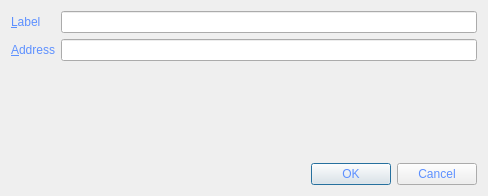
<?xml version="1.0" encoding="UTF-8"?>
<ui version="4.0">
 <class>EditAddressDialog</class>
 <widget class="QDialog" name="EditAddressDialog">
  <property name="geometry">
   <rect>
    <x>0</x>
    <y>0</y>
    <width>488</width>
    <height>196</height>
   </rect>
  </property>
  <property name="windowTitle">
   <string>Edit Address</string>
  </property>
  <property name="styleSheet">
   <string notr="true">background-image: url(:/images/bkg2);
color: rgb(93, 144, 255);
font: 11pt &quot;MS Shell Dlg 2&quot;;</string>
  </property>
  <layout class="QVBoxLayout" name="verticalLayout">
   <item>
    <layout class="QFormLayout" name="formLayout">
     <property name="fieldGrowthPolicy">
      <enum>QFormLayout::AllNonFixedFieldsGrow</enum>
     </property>
     <item row="0" column="0">
      <widget class="QLabel" name="label">
       <property name="text">
        <string>&amp;Label</string>
       </property>
       <property name="buddy">
        <cstring>labelEdit</cstring>
       </property>
      </widget>
     </item>
     <item row="0" column="1">
      <widget class="QLineEdit" name="labelEdit">
       <property name="toolTip">
        <string>The label associated with this address book entry</string>
       </property>
      </widget>
     </item>
     <item row="1" column="0">
      <widget class="QLabel" name="label_2">
       <property name="text">
        <string>&amp;Address</string>
       </property>
       <property name="buddy">
        <cstring>addressEdit</cstring>
       </property>
      </widget>
     </item>
     <item row="1" column="1">
      <widget class="QLineEdit" name="addressEdit">
       <property name="toolTip">
        <string>The address associated with this address book entry. This can only be modified for sending addresses.</string>
       </property>
      </widget>
     </item>
    </layout>
   </item>
   <item>
    <widget class="QDialogButtonBox" name="buttonBox">
     <property name="orientation">
      <enum>Qt::Horizontal</enum>
     </property>
     <property name="standardButtons">
      <set>QDialogButtonBox::Cancel|QDialogButtonBox::Ok</set>
     </property>
    </widget>
   </item>
  </layout>
 </widget>
 <resources/>
 <connections>
  <connection>
   <sender>buttonBox</sender>
   <signal>accepted()</signal>
   <receiver>EditAddressDialog</receiver>
   <slot>accept()</slot>
   <hints>
    <hint type="sourcelabel">
     <x>248</x>
     <y>254</y>
    </hint>
    <hint type="destinationlabel">
     <x>157</x>
     <y>274</y>
    </hint>
   </hints>
  </connection>
  <connection>
   <sender>buttonBox</sender>
   <signal>rejected()</signal>
   <receiver>EditAddressDialog</receiver>
   <slot>reject()</slot>
   <hints>
    <hint type="sourcelabel">
     <x>316</x>
     <y>260</y>
    </hint>
    <hint type="destinationlabel">
     <x>286</x>
     <y>274</y>
    </hint>
   </hints>
  </connection>
 </connections>
</ui>
